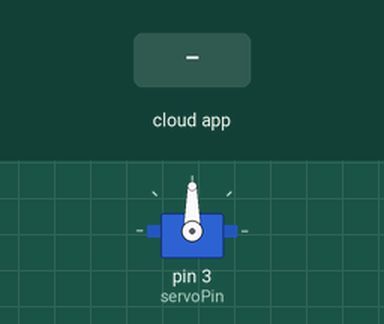
A sketch run on a simulated Arduino Uno, built with avr-gcc and run on an emulated ATmega328P. Parts: servo. The inputs (shaded band) are chosen by the test bench. The ROS host is connected and sends only what is stated.

Above: at 1.2 s.
1.3 s: the phone or cloud app sets servo_position to 0
At 2.2 s:
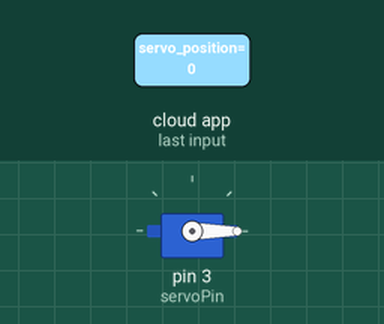
2.8 s: the phone or cloud app sets servo_position to 45
At 3.3 s:
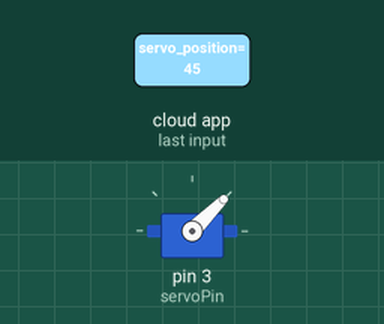
4.3 s: the phone or cloud app sets servo_position to 180
At 5.5 s:
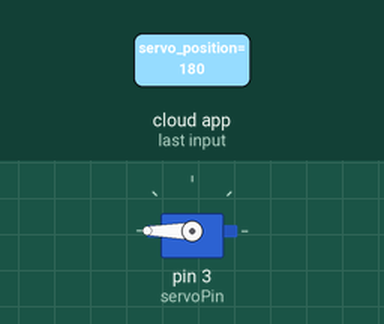
5.8 s: the phone or cloud app sets servo_position to 90
At 6.8 s:
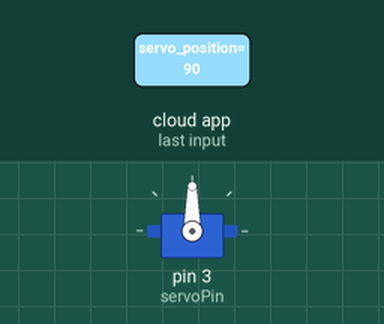
Timing chart, 0 to 8.3 s (numbered marks = the images above; inputs shaded):
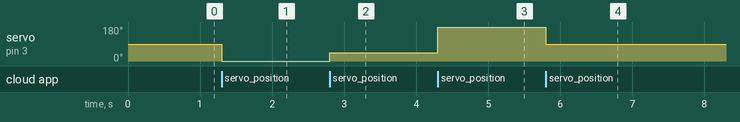

Measured:
- after the input at 1.3 s, servo on pin 3 (servoPin): 90° → 0° at once
- after the input at 2.8 s, servo on pin 3 (servoPin): 0° → 45° at once
- after the input at 4.3 s, servo on pin 3 (servoPin): 45° → 180° at once
- after the input at 5.8 s, servo on pin 3 (servoPin): 180° → 90° at once

The sketch:

ros_servo_control_example.ino
```cpp
#include <Servo.h>
#include <ros.h>
#include <std_msgs/UInt16.h>

ros::NodeHandle  nh;

Servo myservo;  // create servo object to control a servo
                // a maximum of eight servo objects can be created

int pos = 0;    // variable to store the servo position
int servoPin = 3; // digital pin connected to the servo

void servo_cb( const std_msgs::UInt16& cmd_msg){
  myservo.write(cmd_msg.data);
}

ros::Subscriber<std_msgs::UInt16> sub("servo_position", servo_cb);

void setup()
{
  myservo.attach(servoPin);  // attaches the servo on servoPin to the servo object

  nh.initNode();
  nh.subscribe(sub);
}


void loop()
{
  nh.spinOnce();
  delay(1);
}
```
